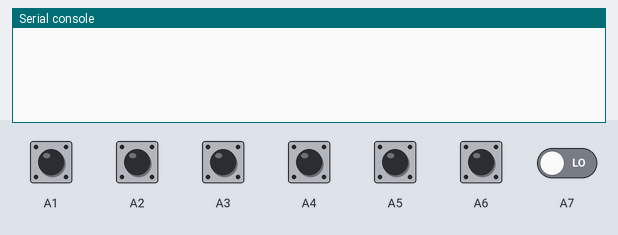
Simulated run of this program. Board: Circuit Playground running CircuitPython. Shown: the last lines printed to the serial console. The test bench sets the inputs (shaded band); at power-on: A1–7 LOW. Touch pads read as touched when driven HIGH.

Above: at 1.2 s.
1.3 s: A1 pulled HIGH for 0.15 s
At 2.6 s:
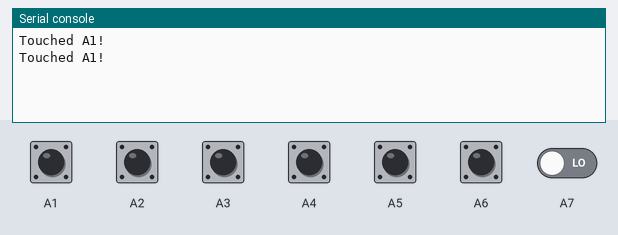
2.9 s: A2 pulled HIGH for 0.15 s
At 4.1 s:
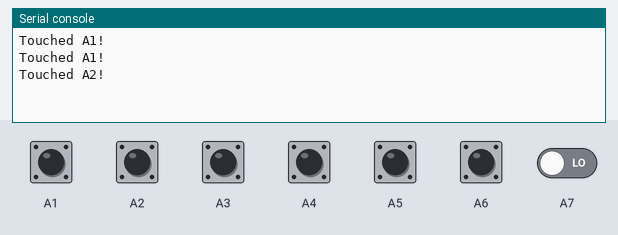
4.5 s: A3 pulled HIGH for 0.15 s
At 5.6 s:
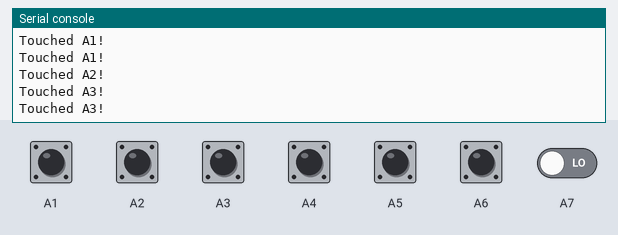
6.1 s: A4 pulled HIGH for 0.15 s
At 6.8 s:
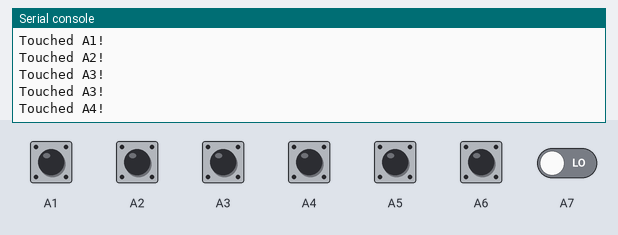
7.7 s: A5 pulled HIGH for 0.15 s
At 8.3 s:
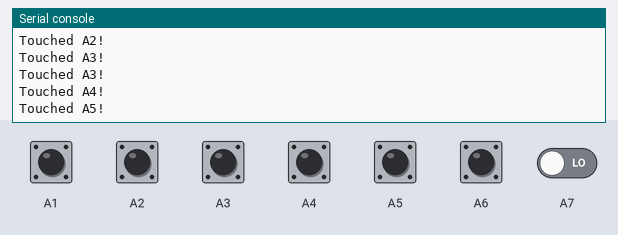
9.3 s: A6 pulled HIGH for 0.15 s
At 9.8 s:
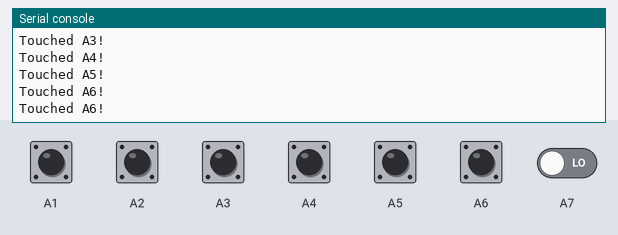
Timing chart, 0 to 11.9 s (numbered marks = the images above; inputs shaded):
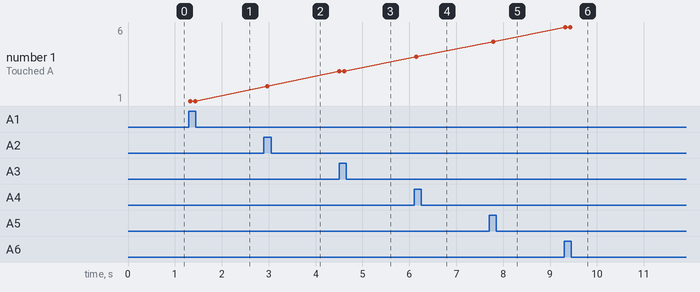

Measured:
- after the input at 1.3 s, the serial console: prints a new line at once (image 1)
- after the input at 2.9 s, the serial console: prints a new line after 0.07 s (image 2)
- after the input at 4.5 s, the serial console: prints a new line at once (image 3)
- after the input at 6.1 s, the serial console: prints a new line after 0.05 s (image 4)
- after the input at 7.7 s, the serial console: prints a new line after 0.09 s (image 5)
- after the input at 9.3 s, the serial console: prints a new line at once (image 6)
- plotted number 1: 1 → 2 after the input at 2.9 s, 2 → 3 after the input at 4.5 s, 3 → 4 after the input at 6.1 s, 4 → 5 after the input at 7.7 s, 5 → 6 after the input at 9.3 s

The program:

cpx_touch.py
```python
"""This example uses the capacitive touch pads on the CPX. They are located around the outer edge
of the board and are labeled A1-A7. (A0 is not a touch pad.) This example prints "Touched (pad)"
to the serial console. Touch the touch pads to see the prints!"""
import time
from adafruit_circuitplayground.express import cpx

while True:
    if cpx.touch_A1:
        print("Touched A1!")
    if cpx.touch_A2:
        print("Touched A2!")
    if cpx.touch_A3:
        print("Touched A3!")
    if cpx.touch_A4:
        print("Touched A4!")
    if cpx.touch_A5:
        print("Touched A5!")
    if cpx.touch_A6:
        print("Touched A6!")
    if cpx.touch_A7:
        print("Touched A7!")
    time.sleep(0.1)
```
